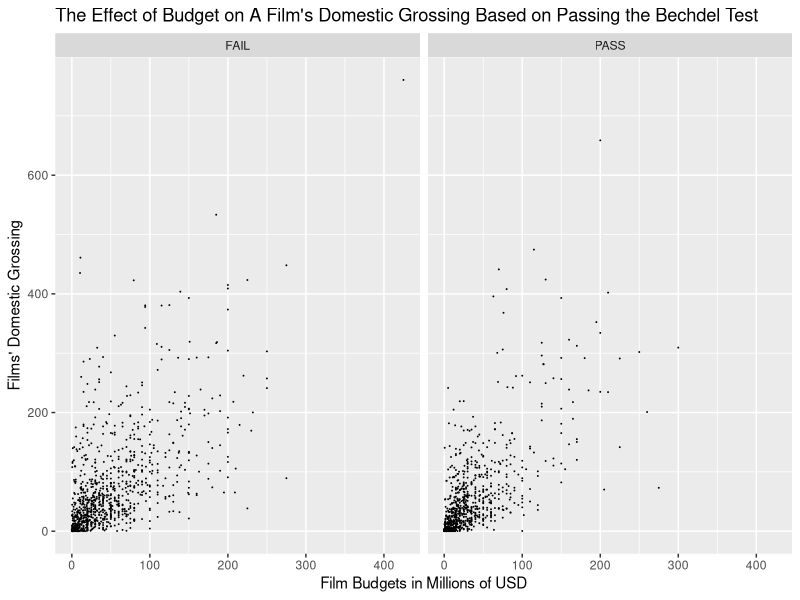

Recreate this plot in R.
## ---- chunk 1
library(tidyverse)
bechdel<- read.csv("bechdel_data.csv")
bechdel <- bechdel |>
  mutate(budget = as.numeric(budget),
         domgross = as.numeric(domgross)) |>
  mutate(budget_millions = budget/1000000, domgross_millions = domgross/1000000)

## ---- chunk 2
library(ggplot2)
bechdel_plot <- ggplot(data = bechdel, mapping = aes(x = budget_millions, y = domgross_millions)) + geom_point(size = 0.01) + facet_wrap(~ binary) + labs(x = "Film Budgets in Millions of USD", y = "Films' Domestic Grossing", title = "The Effect of Budget on A Film's Domestic Grossing Based on Passing the Bechdel Test")
bechdel_plot
